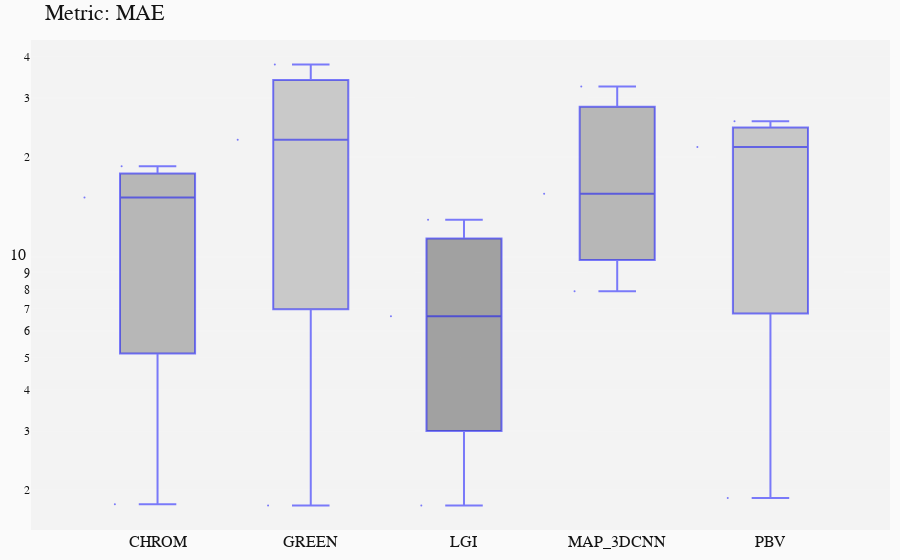
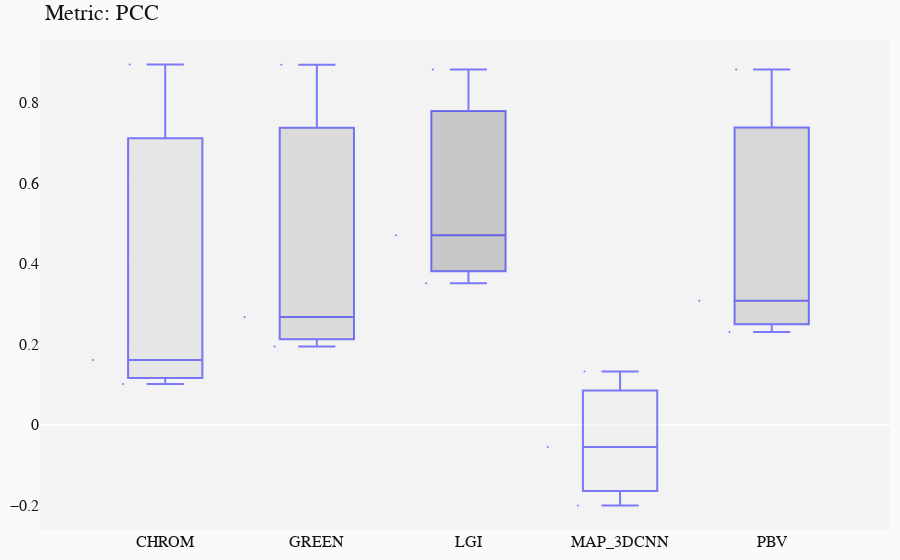
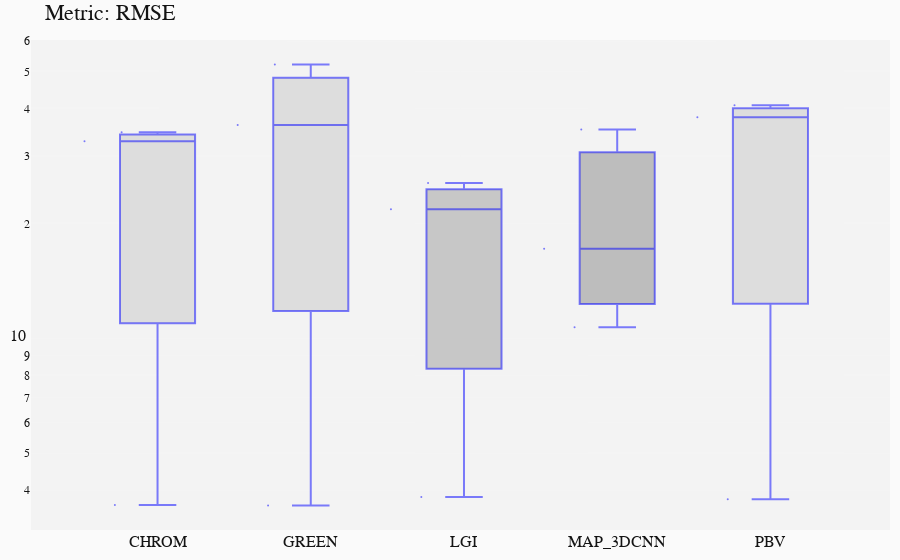

Write notebook code for charts like these, in order.
### Code cell
filename = "./testResults.h5"
# -- object for statistical testing 
st = StatAnalysis(filename)

# -- box plot statistics (medians)
st.displayBoxPlot(metric='MAE',scale='log')
st.displayBoxPlot(metric='PCC')
st.displayBoxPlot(metric='RMSE')

### Figure 1 — Plotly figure (JSON) as saved in the notebook; plotly's stock layout.template omitted (floating-point values rounded to 4 significant figures)
{"data": [{"boxpoints": "all", "fillcolor": "rgba(125,125,125,0.5)", "jitter": 0.7, "line": {"color": "rgba(0,0,255,0.5)", "width": 2}, "marker": {"size": 2}, "name": "CHROM", "type": "box", "y": [1.811, 15.1, 18.73]}, {"boxpoints": "all", "fillcolor": "rgba(160,160,160,0.5)", "jitter": 0.7, "line": {"color": "rgba(0,0,255,0.5)", "width": 2}, "marker": {"size": 2}, "name": "GREEN", "type": "box", "y": [1.795, 22.52, 37.86]}, {"boxpoints": "all", "fillcolor": "rgba(80,80,80,0.5)", "jitter": 0.7, "line": {"color": "rgba(0,0,255,0.5)", "width": 2}, "marker": {"size": 2}, "name": "LGI", "type": "box", "y": [1.795, 6.639, 12.95]}, {"boxpoints": "all", "fillcolor": "rgba(125,125,125,0.5)", "jitter": 0.7, "line": {"color": "rgba(0,0,255,0.5)", "width": 2}, "marker": {"size": 2}, "name": "MAP_3DCNN", "type": "box", "y": [7.895, 15.49, 32.53]}, {"boxpoints": "all", "fillcolor": "rgba(155,155,155,0.5)", "jitter": 0.7, "line": {"color": "rgba(0,0,255,0.5)", "width": 2}, "marker": {"size": 2}, "name": "PBV", "type": "box", "y": [1.892, 21.39, 25.55]}], "layout": {"font": {"color": "rgb(20,20,20)", "family": "monospace", "size": 16}, "margin": {"b": 20, "l": 20, "r": 10, "t": 40}, "paper_bgcolor": "rgb(250, 250, 250)", "plot_bgcolor": "rgb(243, 243, 243)", "showlegend": false, "title": {"text": "Metric: MAE"}, "xaxis": {"type": "category"}, "yaxis": {"autorange": true, "gridcolor": "rgb(255,255,255)", "gridwidth": 0.1, "showgrid": true, "title": {"font": {"size": 30}}, "type": "log", "zeroline": true, "zerolinewidth": 2}}}

### Figure 2 — Plotly figure (JSON) as saved in the notebook; plotly's stock layout.template omitted (floating-point values rounded to 4 significant figures)
{"data": [{"boxpoints": "all", "fillcolor": "rgba(217,217,217,0.5)", "jitter": 0.7, "line": {"color": "rgba(0,0,255,0.5)", "width": 2}, "marker": {"size": 2}, "name": "CHROM", "type": "box", "y": [0.8949, 0.1015, 0.1612]}, {"boxpoints": "all", "fillcolor": "rgba(196,196,196,0.5)", "jitter": 0.7, "line": {"color": "rgba(0,0,255,0.5)", "width": 2}, "marker": {"size": 2}, "name": "GREEN", "type": "box", "y": [0.8944, 0.2675, 0.1945]}, {"boxpoints": "all", "fillcolor": "rgba(155,155,155,0.5)", "jitter": 0.7, "line": {"color": "rgba(0,0,255,0.5)", "width": 2}, "marker": {"size": 2}, "name": "LGI", "type": "box", "y": [0.8825, 0.3514, 0.4711]}, {"boxpoints": "all", "fillcolor": "rgba(238,238,238,0.5)", "jitter": 0.7, "line": {"color": "rgba(0,0,255,0.5)", "width": 2}, "marker": {"size": 2}, "name": "MAP_3DCNN", "type": "box", "y": [0.1324, -0.05531, -0.2005]}, {"boxpoints": "all", "fillcolor": "rgba(188,188,188,0.5)", "jitter": 0.7, "line": {"color": "rgba(0,0,255,0.5)", "width": 2}, "marker": {"size": 2}, "name": "PBV", "type": "box", "y": [0.8822, 0.2303, 0.3081]}], "layout": {"font": {"color": "rgb(20,20,20)", "family": "monospace", "size": 16}, "margin": {"b": 20, "l": 20, "r": 10, "t": 40}, "paper_bgcolor": "rgb(250, 250, 250)", "plot_bgcolor": "rgb(243, 243, 243)", "showlegend": false, "title": {"text": "Metric: PCC"}, "xaxis": {"type": "category"}, "yaxis": {"autorange": true, "gridcolor": "rgb(255,255,255)", "gridwidth": 0.1, "showgrid": true, "title": {"font": {"size": 30}}, "type": "linear", "zeroline": true, "zerolinewidth": 2}}}

### Figure 3 — Plotly figure (JSON) as saved in the notebook; plotly's stock layout.template omitted (floating-point values rounded to 4 significant figures)
{"data": [{"boxpoints": "all", "fillcolor": "rgba(200,200,200,0.5)", "jitter": 0.7, "line": {"color": "rgba(0,0,255,0.5)", "width": 2}, "marker": {"size": 2}, "name": "CHROM", "type": "box", "y": [3.659, 34.62, 32.8]}, {"boxpoints": "all", "fillcolor": "rgba(200,200,200,0.5)", "jitter": 0.7, "line": {"color": "rgba(0,0,255,0.5)", "width": 2}, "marker": {"size": 2}, "name": "GREEN", "type": "box", "y": [3.65, 36.18, 52.09]}, {"boxpoints": "all", "fillcolor": "rgba(155,155,155,0.5)", "jitter": 0.7, "line": {"color": "rgba(0,0,255,0.5)", "width": 2}, "marker": {"size": 2}, "name": "LGI", "type": "box", "y": [3.842, 21.76, 25.5]}, {"boxpoints": "all", "fillcolor": "rgba(135,135,135,0.5)", "jitter": 0.7, "line": {"color": "rgba(0,0,255,0.5)", "width": 2}, "marker": {"size": 2}, "name": "MAP_3DCNN", "type": "box", "y": [10.69, 17.16, 35.2]}, {"boxpoints": "all", "fillcolor": "rgba(200,200,200,0.5)", "jitter": 0.7, "line": {"color": "rgba(0,0,255,0.5)", "width": 2}, "marker": {"size": 2}, "name": "PBV", "type": "box", "y": [3.792, 37.9, 40.75]}], "layout": {"font": {"color": "rgb(20,20,20)", "family": "monospace", "size": 16}, "margin": {"b": 20, "l": 20, "r": 10, "t": 40}, "paper_bgcolor": "rgb(250, 250, 250)", "plot_bgcolor": "rgb(243, 243, 243)", "showlegend": false, "title": {"text": "Metric: RMSE"}, "xaxis": {"type": "category"}, "yaxis": {"autorange": true, "gridcolor": "rgb(255,255,255)", "gridwidth": 0.1, "showgrid": true, "title": {"font": {"size": 30}}, "type": "log", "zeroline": true, "zerolinewidth": 2}}}
